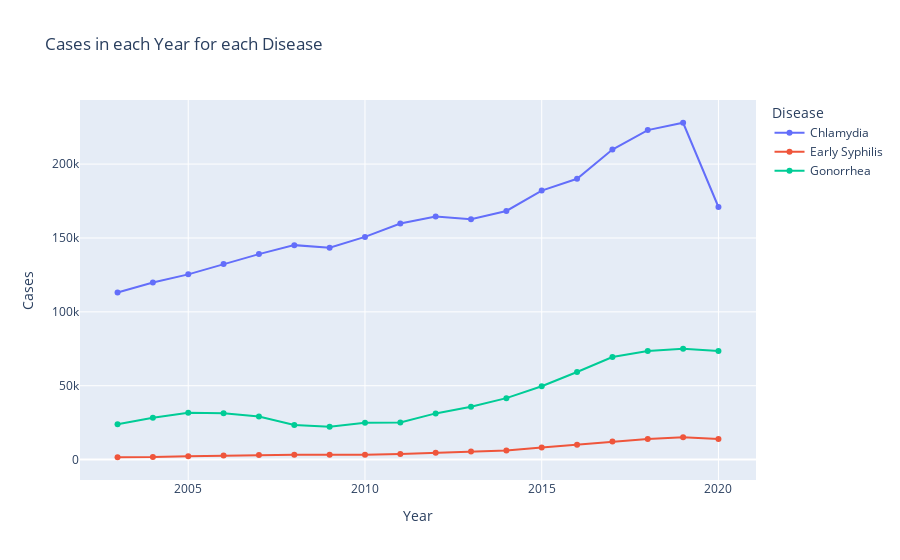

Source (notebook cell):
### Code cell
import plotly.express as px

fig = px.line(df_totals_california_s, x="Year", y='Cases', color='Disease',markers=True, 
              title="Cases in each Year for each Disease")

fig.show()

### Figure 1 — Plotly figure (JSON) as saved in the notebook; plotly's stock layout.template omitted (floating-point values rounded to 4 significant figures)
{"data": [{"hovertemplate": "Disease=Chlamydia<br>Year=%{x}<br>Cases=%{y}<extra></extra>", "legendgroup": "Chlamydia", "line": {"color": "#636efa", "dash": "solid"}, "marker": {"symbol": "circle"}, "mode": "lines+markers", "name": "Chlamydia", "orientation": "v", "showlegend": true, "type": "scatter", "x": [2003, 2004, 2005, 2006, 2007, 2008, 2009, 2010, 2011, 2012, 2013, 2014, 2015, 2016, 2017, 2018, 2019, 2020], "xaxis": "x", "y": [113053, 119821, 125380, 132388, 139075, 145153, 143430, 150738, 159811, 164573, 162749, 168275, 182061, 190055, 209809, 223014, 227974, 170965], "yaxis": "y"}, {"hovertemplate": "Disease=Early Syphilis<br>Year=%{x}<br>Cases=%{y}<extra></extra>", "legendgroup": "Early Syphilis", "line": {"color": "#EF553B", "dash": "solid"}, "marker": {"symbol": "circle"}, "mode": "lines+markers", "name": "Early Syphilis", "orientation": "v", "showlegend": true, "type": "scatter", "x": [2003, 2004, 2005, 2006, 2007, 2008, 2009, 2010, 2011, 2012, 2013, 2014, 2015, 2016, 2017, 2018, 2019, 2020], "xaxis": "x", "y": [1598, 1709, 2359, 2815, 3202, 3293, 3219, 3232, 3831, 4626, 5456, 6156, 8185, 10099, 12305, 13992, 15081, 14003], "yaxis": "y"}, {"hovertemplate": "Disease=Gonorrhea<br>Year=%{x}<br>Cases=%{y}<extra></extra>", "legendgroup": "Gonorrhea", "line": {"color": "#00cc96", "dash": "solid"}, "marker": {"symbol": "circle"}, "mode": "lines+markers", "name": "Gonorrhea", "orientation": "v", "showlegend": true, "type": "scatter", "x": [2003, 2004, 2005, 2006, 2007, 2008, 2009, 2010, 2011, 2012, 2013, 2014, 2015, 2016, 2017, 2018, 2019, 2020], "xaxis": "x", "y": [23883, 28339, 31636, 31319, 29176, 23487, 22202, 24905, 25190, 31271, 35806, 41607, 49676, 59265, 69472, 73466, 75003, 73443], "yaxis": "y"}], "layout": {"legend": {"title": {"text": "Disease"}, "tracegroupgap": 0}, "title": {"text": "Cases in each Year for each Disease"}, "xaxis": {"anchor": "y", "domain": [0, 1], "title": {"text": "Year"}}, "yaxis": {"anchor": "x", "domain": [0, 1], "title": {"text": "Cases"}}}}
